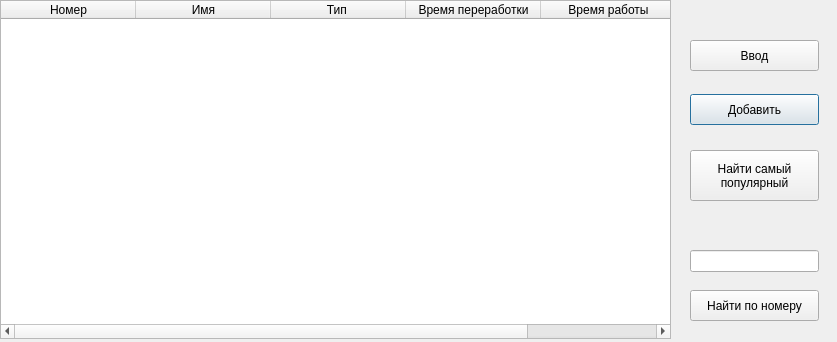
<?xml version="1.0" encoding="UTF-8"?>
<ui version="4.0">
 <class>btree</class>
 <widget class="QDialog" name="btree">
  <property name="geometry">
   <rect>
    <x>0</x>
    <y>0</y>
    <width>837</width>
    <height>342</height>
   </rect>
  </property>
  <property name="windowTitle">
   <string>Dialog</string>
  </property>
  <widget class="QTableWidget" name="tableWidget">
   <property name="geometry">
    <rect>
     <x>0</x>
     <y>0</y>
     <width>671</width>
     <height>339</height>
    </rect>
   </property>
   <attribute name="horizontalHeaderDefaultSectionSize">
    <number>135</number>
   </attribute>
   <column>
    <property name="text">
     <string>Номер</string>
    </property>
   </column>
   <column>
    <property name="text">
     <string>Имя</string>
    </property>
   </column>
   <column>
    <property name="text">
     <string>Тип </string>
    </property>
   </column>
   <column>
    <property name="text">
     <string>Время переработки</string>
    </property>
   </column>
   <column>
    <property name="text">
     <string>Время работы</string>
    </property>
   </column>
  </widget>
  <widget class="QLineEdit" name="editSearch">
   <property name="enabled">
    <bool>true</bool>
   </property>
   <property name="geometry">
    <rect>
     <x>690</x>
     <y>250</y>
     <width>129</width>
     <height>22</height>
    </rect>
   </property>
   <property name="maximumSize">
    <size>
     <width>300</width>
     <height>16777215</height>
    </size>
   </property>
   <property name="alignment">
    <set>Qt::AlignCenter</set>
   </property>
  </widget>
  <widget class="QPushButton" name="Add_Button">
   <property name="geometry">
    <rect>
     <x>690</x>
     <y>94</y>
     <width>129</width>
     <height>31</height>
    </rect>
   </property>
   <property name="text">
    <string>Добавить</string>
   </property>
  </widget>
  <widget class="QPushButton" name="SearchButton">
   <property name="geometry">
    <rect>
     <x>690</x>
     <y>290</y>
     <width>129</width>
     <height>31</height>
    </rect>
   </property>
   <property name="text">
    <string>Найти по номеру</string>
   </property>
  </widget>
  <widget class="QPushButton" name="Input_From_File">
   <property name="geometry">
    <rect>
     <x>690</x>
     <y>40</y>
     <width>129</width>
     <height>31</height>
    </rect>
   </property>
   <property name="text">
    <string>Ввод</string>
   </property>
  </widget>
  <widget class="QPushButton" name="PopularButton">
   <property name="geometry">
    <rect>
     <x>690</x>
     <y>150</y>
     <width>129</width>
     <height>51</height>
    </rect>
   </property>
   <property name="text">
    <string>Найти самый
популярный</string>
   </property>
  </widget>
 </widget>
 <resources/>
 <connections/>
</ui>
